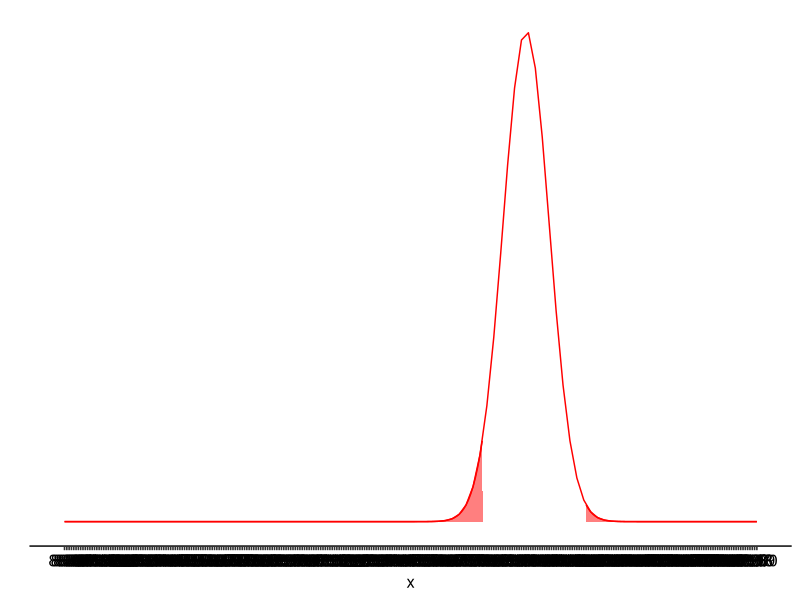
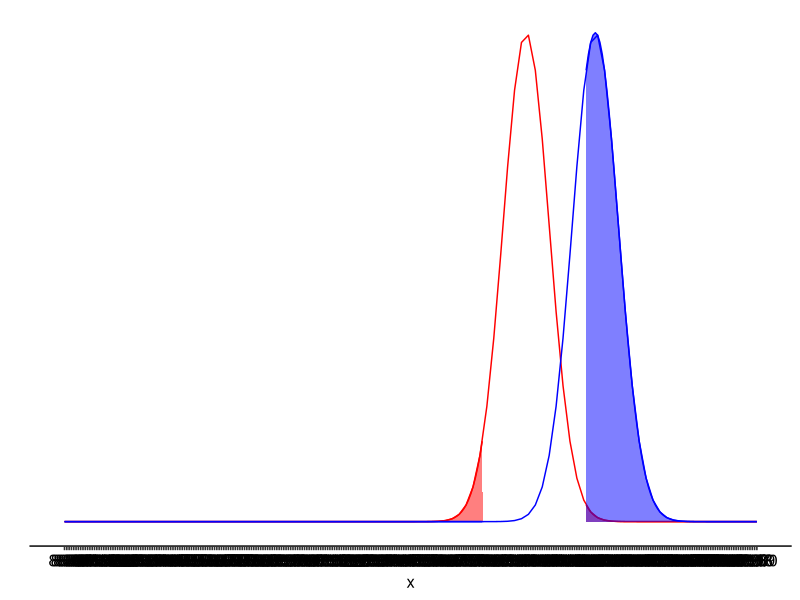

Recreate these plots in R, in order.
## ---- chunk 1
knitr::opts_chunk$set(echo = TRUE)
## ---- chunk 2
#Librerías
library(ggpubr)
library(pwr)
library(ggplot2)
## ---- chunk 3
# Fijar valores conocidos
sigma <- 1
alfa <- 0.05
n <- 100
media_nula  <- 10

# calcular el error estandar
SE <- sigma / sqrt(n)

# Graficar la distribución muestral con el valor nulo (media_nula) si la
# hipotesis nula fuera verdadera

# Valores para el gráfico
x <- seq(8,11, by = 0.01)
y <- dnorm(x, mean = media_nula, sd = SE)

# Crear el gráfico
df <- data.frame(x, y)
g <- ggplot(data = df, aes(x))
g <- g + stat_function(fun = dnorm,
                       args = list(mean = media_nula, sd = SE), colour = "red")

g <- g + ylab("")
g <- g + scale_y_continuous(breaks = NULL)
g <- g + scale_x_continuous(breaks = seq(8, 11, 0.01))
g <- g + theme_pubr()

# Colorear la región de rechazo de la hipótesis nula
g <- g + geom_area(data = subset(df, x < 9.82),
                   aes(y = y),
                   colour = "red",
                   fill = "red",
                   alpha = 0.5)

g <- g + geom_area(data = subset(df, x > 10.25),
                   aes(y = y),
                   colour = "red",
                   fill = "red",
                   alpha = 0.5)

g

set.seed(1000)
datos <- rnorm(100, 10, 1)

# Error tipo I
areas <- pnorm(c(9.82, 10.25), mean(datos), sd(datos))

menor <- areas[1]
mayor <- 1 - areas[2]

alfa <- 1 - (mayor + menor)
alfa
## ---- chunk 4

# Suponer la distribución muestral con una media verdadera de 10.3
media_efecto = 10.3
g <- g + stat_function(
  fun = dnorm,
  args = list(mean = media_efecto, sd = SE),
  colour = "blue"
)

# Colorear la región de la nueva curva situada en la región de
# rechazo de la curva original
x1 <- seq(8, 11, 0.01)
y1 <- dnorm(x1, mean = media_efecto, sd = SE)
g <- g + geom_area(data = subset(data.frame(x1, y1), x < 9.82),
                   aes(x = x1, y = y1),
                   colour = "blue",
                   fill = "blue",
                   alpha = 0.5)

g <- g + geom_area(data = subset(data.frame(x1, y1), x > 10.25),
                   aes(x = x1, y = y1),
                   colour = "blue",
                   fill = "blue",
                   alpha = 0.5)

g

# Calcular el poder de acuerdo al análisis teórico
poder <- pnorm(9.82, mean = media_efecto, sd = SE, lower.tail = TRUE) +
  pnorm(10.25, mean = media_efecto, sd = SE, lower.tail = FALSE)

# Calcular la probabilidad de cometer un error tipo II
beta <- 1 - poder
cat("Beta = ", beta, "\n")

## ---- chunk 5

n <- 100
alfa <- 0.05
x <- seq(9.4, 10.4, 0.1)
delta <- (x - 10) / SE

poder <- power.t.test(n = n,
                      delta = delta,
                      sd = 1,
                      sig.level = alfa,
                      type = "one.sample",
                      alternative = "two.sided")$power

print(poder)

## ---- chunk 6
poder <- power.t.test(n = NULL,
                      power = 0.8,
                      delta = 0.5,
                      sd = 1,
                      sig.level = 0.05,
                      type = "one.sample",
                      alternative = "two.sided")
poder
## ---- chunk 7
poder <- power.t.test(n = NULL,
                      power = 0.8,
                      delta = 0.5,
                      sd = 1,
                      sig.level = 0.01,
                      type = "one.sample",
                      alternative = "two.sided")
poder
